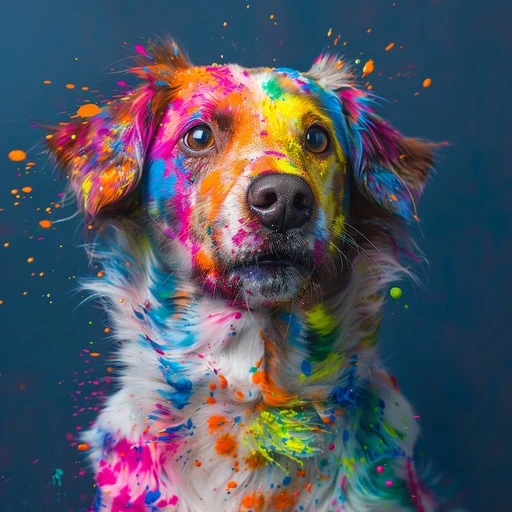
#> input picture input_image.jpg, 512 x 512 px; its folder holds 3 pictures in this run
$ python Q3.py
#> lines starting #> are read from the running program, lines starting #| are printed output that depends on the picture
import cv2
import numpy as np
import matplotlib.pyplot as plt

# Task 3: Rotate an image by 45 and 90 degrees

def rotate_image(image_path, angles):

#> called with image_path = 'input_image.jpg'
    image = cv2.imread(image_path)
#> image is the input picture: shape (512, 512, 3); mean B, G, R 97.4, 83.6, 78.8
    if image is None:
        print(f"Error: Could not load image from {image_path}")
        return

    image_rgb = cv2.cvtColor(image, cv2.COLOR_BGR2RGB)

    plt.figure(figsize=(15, 7))
    plt.subplot(1, len(angles) + 1, 1)
    plt.imshow(image_rgb)
    plt.title('Original Image')
    plt.axis('off')

    h, w = image.shape[:2] # Get image height and width
#> h = 512; w = 512

    for i, angle in enumerate(angles):
        image_rotated = None

        if angle == 90:
            # For 90 degrees, cv2.
            image_rotated = cv2.rotate(image, cv2.ROTATE_90_CLOCKWISE)
            print(f"Rotated by {angle} degrees using cv2.rotate.")
        elif angle == 45:

            center = (w / 2, h / 2) # Rotation center

            # Get the 2x3 rotation matrix. 1.0 is the scale factor.
            M = cv2.getRotationMatrix2D(center, angle, 1.0)

            cos = np.abs(M[0, 0])
            sin = np.abs(M[0, 1])
            nW = int((h * sin) + (w * cos)) # New width
            nH = int((h * cos) + (w * sin)) # New height

            # Adjust the rotation matrix to translate the image so it fits in the new dimensions
            M[0, 2] += (nW / 2) - center[0]
            M[1, 2] += (nH / 2) - center[1]

            image_rotated = cv2.warpAffine(image, M, (nW, nH))
            print(f"Rotated by {angle} degrees using warpAffine.")
        else:
            print(f"Rotation for {angle} degrees not specifically implemented in this example. Skipping.")
            continue # Skip to the next angle

        if image_rotated is not None:
            # Convert to RGB for matplotlib display
            image_rotated_rgb = cv2.cvtColor(image_rotated, cv2.COLOR_BGR2RGB)

            plt.subplot(1, len(angles) + 1, i + 2)
            plt.imshow(image_rotated_rgb)
            plt.title(f'Rotated by {angle} Degrees')
            plt.axis('off')

            # Save the processed image
            output_filename = f"output_rotated_{angle}_degrees.jpg"
            cv2.imwrite(output_filename, image_rotated)
            print(f"Processed image saved as {output_filename}")
#> this loop made 2 passes
#> pass 1, in rotate_image, `image_rotated = cv2.warpAffine(image, M, (nW, nH))`:
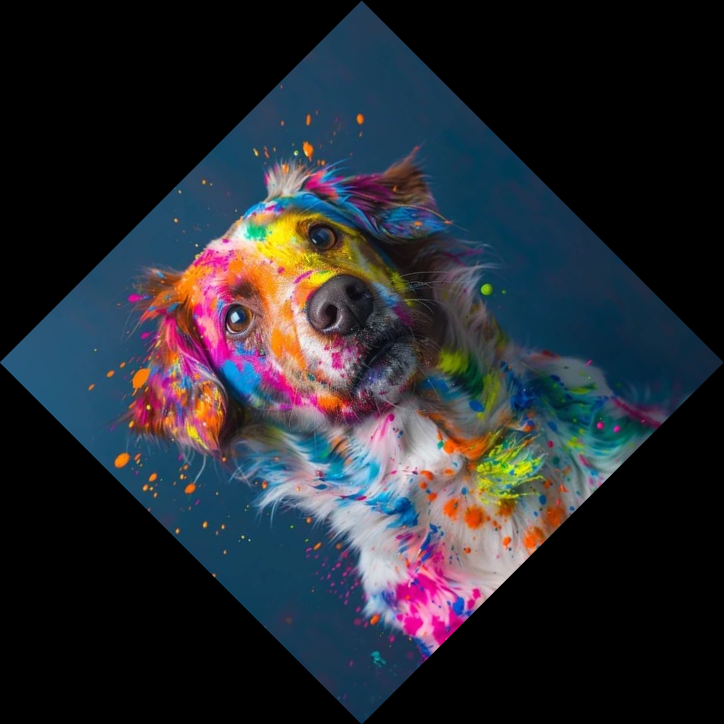
#> image_rotated: shape (724, 724, 3); mean B, G, R 48.7, 41.8, 39.4
#> pass 2, in rotate_image, `image_rotated = cv2.rotate(image, cv2.ROTATE_90_CLOCKWISE)`:
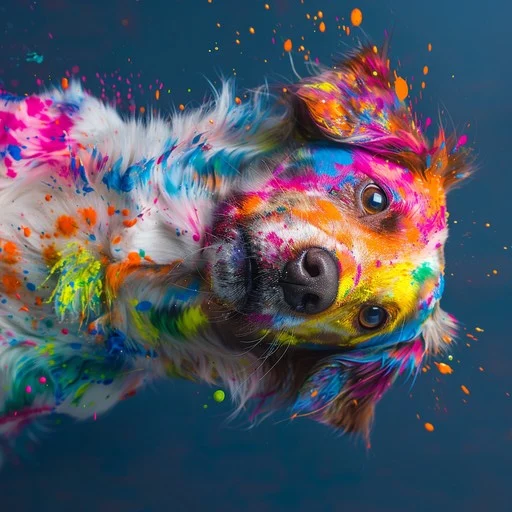
#> image_rotated: shape (512, 512, 3); mean B, G, R 97.4, 83.6, 78.8

    plt.tight_layout()
    plt.show()
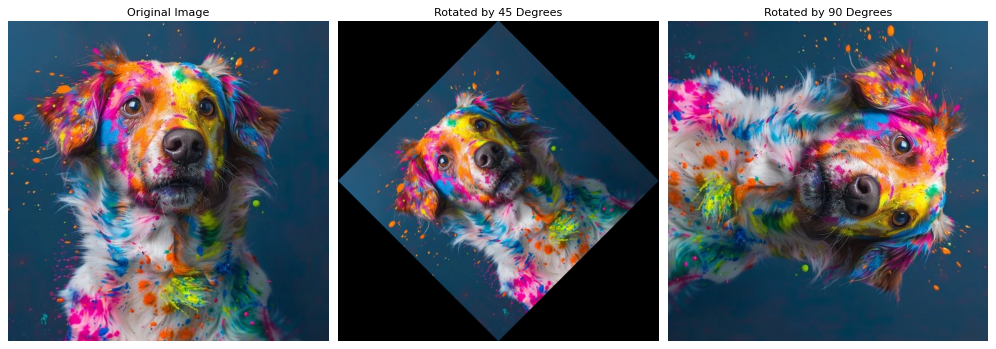
#> figure drawn by matplotlib, 3 panels


if __name__ == "__main__":

    image_path_input = 'input_image.jpg'

    print("\n---- Question 3: Image Rotation ----")
    rotate_image(image_path_input, [45, 90])
